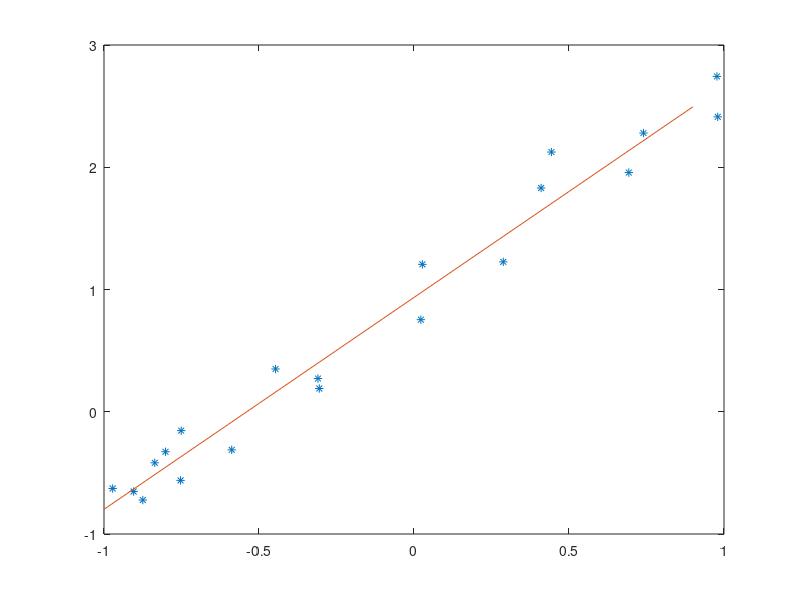

Source code (MATLAB):
L1 = load('data/data1.mat')
aux = ones(1,20)'
X = [aux L1.x]
Y = [aux L1.y]
beta = inv(X'*X)*X'*Y
x = (-1:0.1:0.9)'
plot(L1.x,L1.y,'*')
hold on
plot(x,[aux x]*beta(:,2))
hold off
 
